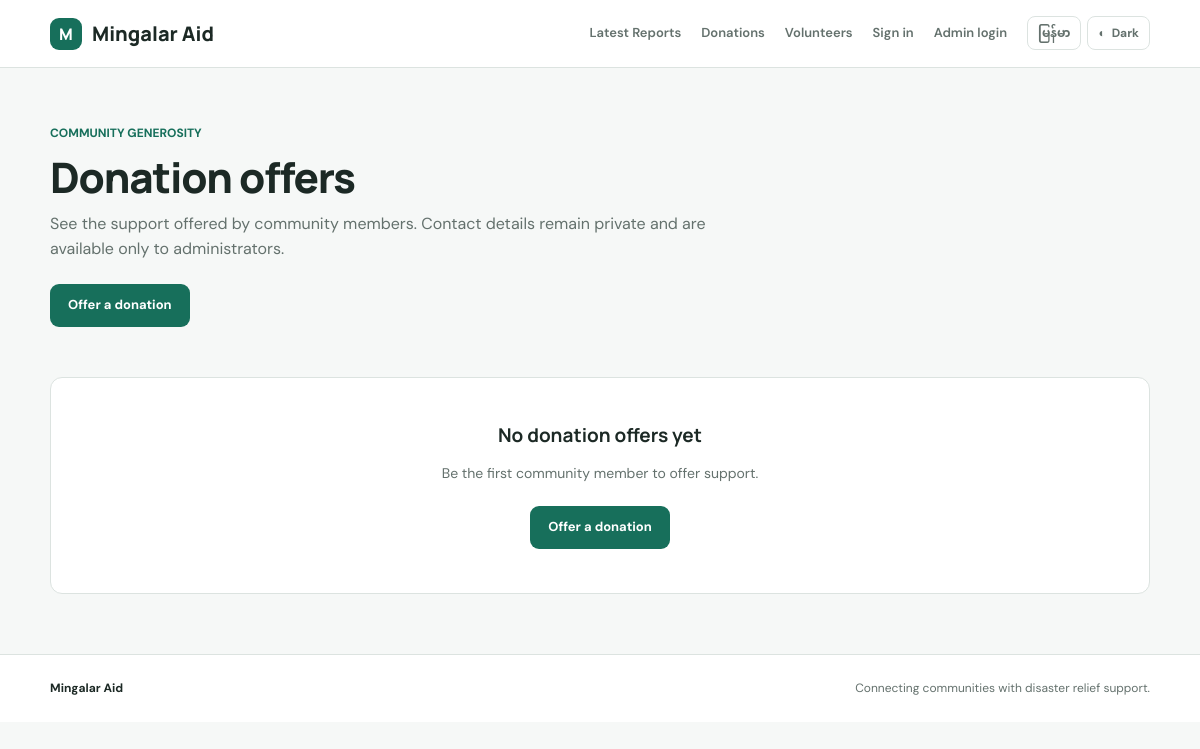
The app's page /donations, older data.
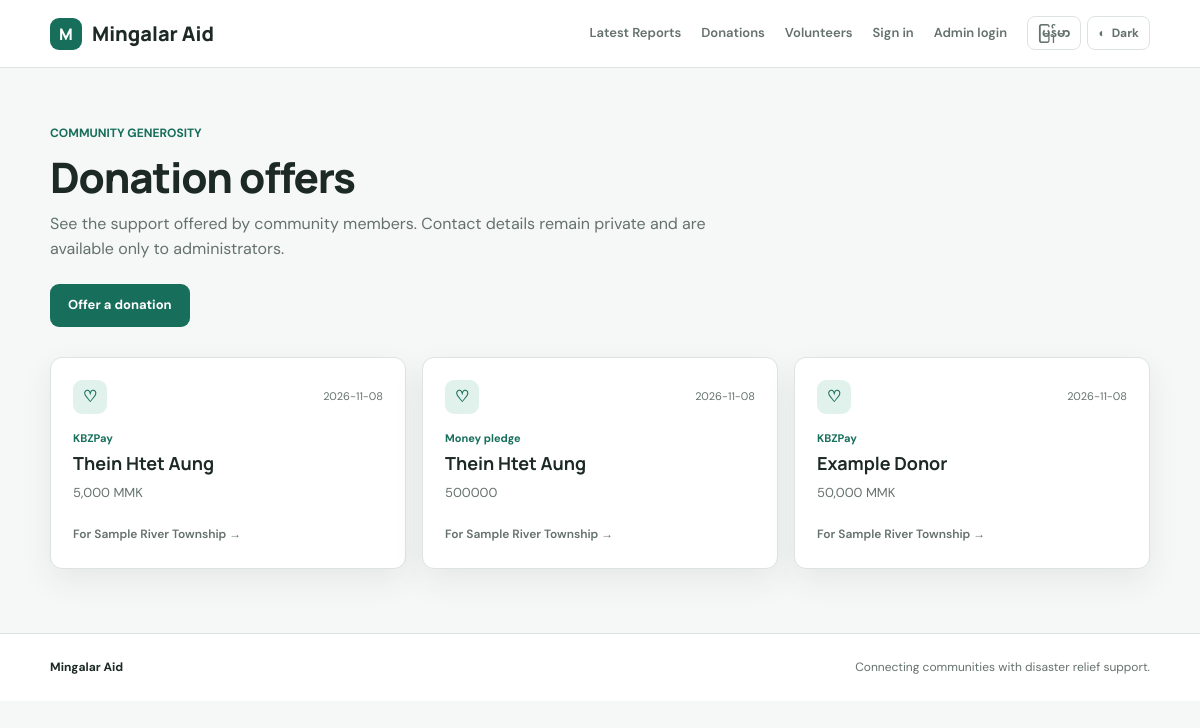
The same page, newer data.
### tables this page shows
CREATE TABLE donations (
            id INTEGER PRIMARY KEY AUTOINCREMENT,
            disaster_id INTEGER,
            donor_name TEXT NOT NULL,
            donation_type TEXT NOT NULL,
            amount_or_items TEXT NOT NULL,
            contact TEXT NOT NULL,
            created_at TEXT NOT NULL, payment_method TEXT, amount INTEGER, currency TEXT NOT NULL DEFAULT 'MMK', status TEXT NOT NULL DEFAULT 'pending',
            FOREIGN KEY(disaster_id) REFERENCES disasters(id)
        );

CREATE TABLE disasters (
            id INTEGER PRIMARY KEY AUTOINCREMENT,
            disaster_date TEXT NOT NULL,
            place TEXT NOT NULL,
            description TEXT NOT NULL,
            evidence_url TEXT,
            status TEXT NOT NULL DEFAULT 'pending',
            submitted_at TEXT NOT NULL
        );

### app.py (the view)
@app.route("/donations")
def public_donations():
    with get_db() as db:
        donations = db.execute(
            """SELECT donations.donor_name,
                      donations.donation_type,
                      donations.amount_or_items,
                      donations.payment_method,
                      donations.amount,
                      donations.currency,
                      donations.created_at,
                      disasters.id AS disaster_id,
                      disasters.place AS disaster_place
               FROM donations
               LEFT JOIN disasters ON disasters.id = donations.disaster_id
               WHERE donations.status = 'approved'
                 AND (donations.disaster_id IS NULL OR disasters.status = 'approved')
               ORDER BY donations.created_at DESC, donations.id DESC"""
        ).fetchall()
    return render_template("donations.html", donations=donations)

### app.py (called while the page is built)
def get_db():
    conn = sqlite3.connect(DATABASE)
    conn.row_factory = sqlite3.Row
    return conn

### templates/donations.html (shortened to what this page needs)
{% extends "base.html" %}
{% block content %}
<div class="page-heading list-heading">
  <p class="eyebrow">COMMUNITY GENEROSITY</p>
  <h1>Donation offers</h1>
  <p>See the support offered by community members. Contact details remain private and are available only to administrators.</p>
  <a class="button primary" href="{{ url_for('donate') }}">Offer a donation</a>
</div>
{% if donations %}
<div class="support-grid">
  {% for donation in donations %}
  <article class="support-card">
    <div class="support-card-top"><span class="support-icon" aria-hidden="true">♡</span><span class="date">{{ donation.created_at[:10] }}</span></div>
    <p class="support-type">{{ donation.payment_method or donation.donation_type }}</p>
    <h2>{{ donation.donor_name }}</h2>
    <p class="support-detail">{% if donation.amount %}{{ "{:,}".format(donation.amount) }} {{ donation.currency or "MMK" }}{% else %}{{ donation.amount_or_items }}{% endif %}</p>
    {% if donation.disaster_id %}<a class="support-target text-link" href="{{ url_for('disaster_detail', disaster_id=donation.disaster_id) }}">For {{ donation.disaster_place }} →</a>{% else %}<span class="support-target">General relief support</span>{% endif %}
  </article>
  {% endfor %}
</div>
{% else %}
<div class="empty-state"><div class="empty-icon">♡</div><h3>No donation offers yet</h3><p>Be the first community member to offer support.</p><a class="button primary" href="{{ url_for('donate') }}">Offer a donation</a></div>
{% endif %}
{% endblock %}

### templates/base.html (shortened to what this page needs)
<!doctype html>
<html lang="en" data-theme="light">
<head>
  <link rel="stylesheet" href="{{ url_for('static', filename='css/style.css') }}">
</head>
<body>
<header class="site-header">
  <a class="brand" href="{{ url_for('index') }}"><span class="brand-mark">M</span> Mingalar Aid</a>
  <div class="header-actions">
    <nav class="nav">
      <a href="{{ url_for('disasters') }}">Latest Reports</a>
      <a href="{{ url_for('public_donations') }}">Donations</a>
      <a href="{{ url_for('public_volunteers') }}">Volunteers</a>
      {% if session.get('role') == 'admin' %}
        <a href="{{ url_for('admin_dashboard') }}">Admin</a>
        <a href="{{ url_for('admin_logout') }}">Log out</a>
      {% elif session.get('user_id') %}
        <a href="{{ url_for('user_logout') }}">Log out ({{ session.get('username') }})</a>
      {% else %}
        <a href="{{ url_for('user_login') }}">Sign in</a>
        <a href="{{ url_for('admin_login') }}">Admin login</a>
      {% endif %}
    </nav>
    <div class="preference-controls" aria-label="Display preferences">
      <button class="control-button" type="button" data-language-toggle aria-label="Change language">မြန်မာ</button>
      <button class="control-button theme-button" type="button" data-theme-toggle aria-label="Change color theme"><span data-theme-icon aria-hidden="true">◐</span><span data-theme-label>Dark</span></button>
    </div>
  </div>
</header>
<main class="container">
  {% block content %}{% endblock %}
</main>
<footer class="footer">
  <div class="container footer-inner">
    <strong>Mingalar Aid</strong>
    <span>Connecting communities with disaster relief support.</span>
  </div>
</footer>
</body>
</html>

Row changes from the older to the newer data that the page shows:
added donations: created_at "2026-11-08", payment_method "KBZPay", donor_name "Thein Htet Aung", amount "5,000", currency "MMK", disaster_place "Sample River Township"
added donations: created_at "2026-11-08", donation_type "Money pledge", donor_name "Thein Htet Aung", amount_or_items "500000", disaster_place "Sample River Township"
added donations: created_at "2026-11-08", payment_method "KBZPay", donor_name "Example Donor", amount "50,000", currency "MMK", disaster_place "Sample River Township"
Text that changed along with them:
text no longer shown: "No donation offers yet Be the first community member to offer support. Offer a donation"
